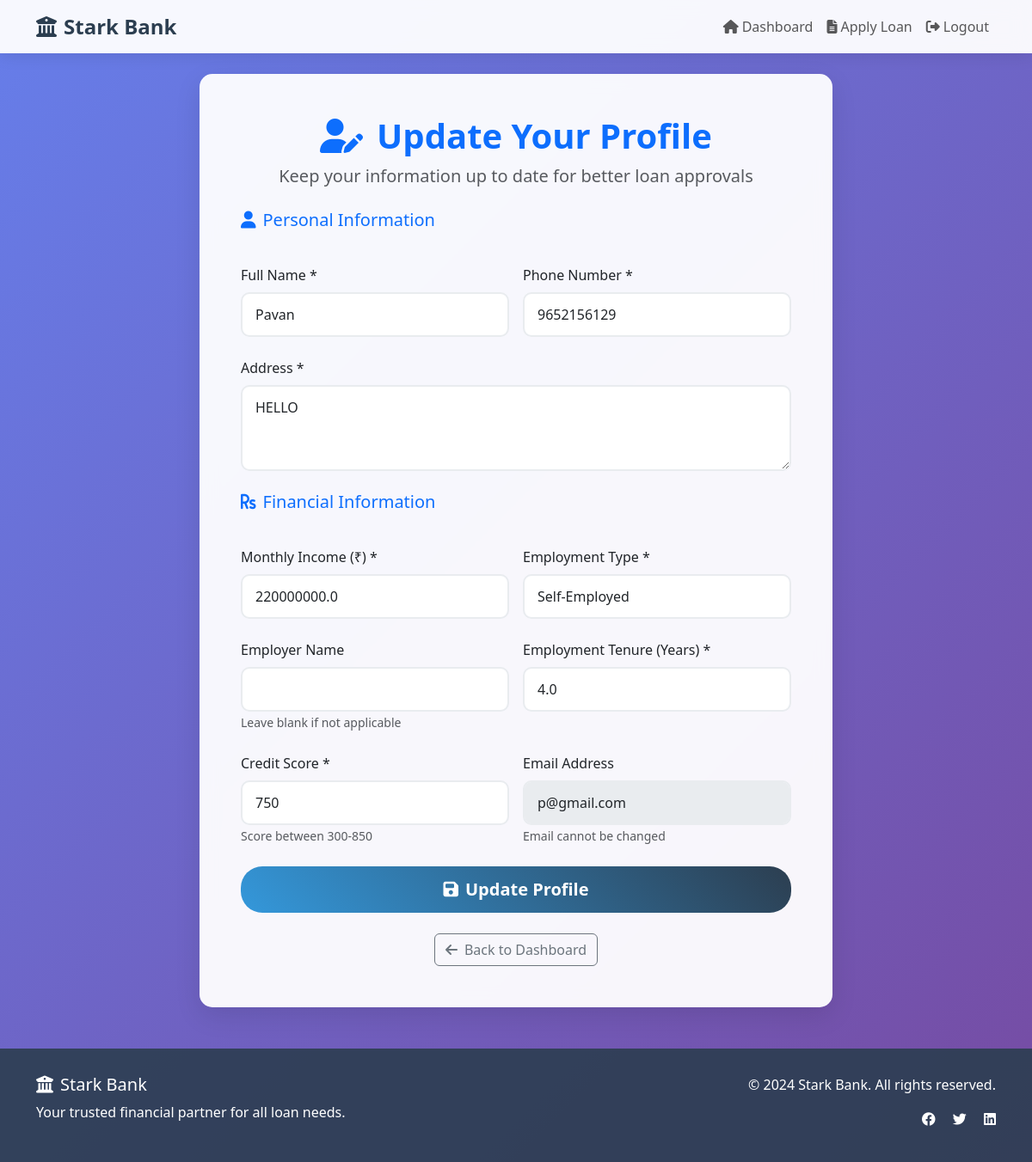
The app's page /update_profile (signed in) with its own data.
### models.py (models this page shows, shortened)
class User(db.Model):
    __tablename__ = 'users'
    id = db.Column(db.Integer, primary_key=True)
    full_name = db.Column(db.String(100), nullable=False)
    email = db.Column(db.String(120), unique=True, nullable=False)
    phone = db.Column(db.String(20), nullable=False)
    dob = db.Column(db.Date, nullable=False)
    address = db.Column(db.Text, nullable=False)
    monthly_income = db.Column(db.Float, nullable=False)
    other_monthly_income = db.Column(db.Float, default=0.0)
    employment_type = db.Column(db.String(50), nullable=False)  # salaried, self-employed, business, etc.
    employer_name = db.Column(db.String(100))
    employment_tenure_years = db.Column(db.Float, nullable=False)
    credit_score = db.Column(db.Integer, nullable=False)
    existing_emi = db.Column(db.Float, default=0.0)
    other_monthly_obligations = db.Column(db.Float, default=0.0)
    bank_id = db.Column(db.Integer, nullable=False)
    savings_balance = db.Column(db.Float, default=0.0)
    bank_account_age_months = db.Column(db.Integer, default=0)
    password_hash = db.Column(db.String(255), nullable=False)
    created_at = db.Column(db.DateTime, default=datetime.utcnow)
    updated_at = db.Column(db.DateTime, default=datetime.utcnow, onupdate=datetime.utcnow)
    applications = db.relationship('Application', backref='user', lazy=True)

### app.py (the view, shortened to what this page needs)
@app.route('/update_profile', methods=['GET', 'POST'])
@login_required
def update_profile():
    user = User.query.get(session['user_id'])
    bank = next((b for b in BANKS_DATA if b['id'] == session['bank_id']), None)
    return render_template('update_profile.html', user=user, bank=bank)

### app.py (called while the page is built)
def login_required(f):
    @wraps(f)
    def decorated_function(*args, **kwargs):
        if 'user_id' not in session:
            return redirect(url_for('role_selection'))
        return f(*args, **kwargs)
    return decorated_function

### templates/update_profile.html (shortened to what this page needs)
{% extends "base.html" %}
{% block content %}
<div class="row justify-content-center">
    <div class="col-lg-8">
        <div class="card fade-in">
            <div class="card-body p-5">
                <div class="text-center mb-4">
                    <h1 class="display-6 fw-bold text-primary">
                        <i class="fas fa-user-edit me-3"></i>Update Your Profile
                    </h1>
                    <p class="lead text-muted">Keep your information up to date for better loan approvals</p>
                </div>
                <form method="POST">
                    <div class="row mb-4">
                        <div class="col-12">
                            <h5 class="text-primary mb-3">
                                <i class="fas fa-user me-2"></i>Personal Information
                            </h5>
                        </div>
                    </div>
                    <div class="row g-3 mb-4">
                        <div class="col-md-6">
                            <label for="full_name" class="form-label">Full Name *</label>
                            <input type="text" class="form-control" id="full_name" name="full_name"
                                   value="{{ user.full_name }}" required>
                        </div>
                        <div class="col-md-6">
                            <label for="phone" class="form-label">Phone Number *</label>
                            <input type="tel" class="form-control" id="phone" name="phone"
                                   value="{{ user.phone }}" required>
                        </div>
                    </div>
                    <div class="mb-4">
                        <label for="address" class="form-label">Address *</label>
                        <textarea class="form-control" id="address" name="address" rows="3" required>{{ user.address }}</textarea>
                    </div>
                    <div class="row mb-4">
                        <div class="col-12">
                            <h5 class="text-primary mb-3">
                                <i class="fas fa-rupee-sign me-2"></i>Financial Information
                            </h5>
                        </div>
                    </div>
                    <div class="row g-3 mb-4">
                        <div class="col-md-6">
                            <label for="monthly_income" class="form-label">Monthly Income (₹) *</label>
                            <input type="number" class="form-control" id="monthly_income" name="monthly_income"
                                   min="0" step="1000" value="{{ user.monthly_income }}" required>
                        </div>
                        <div class="col-md-6">
                            <label for="employment_type" class="form-label">Employment Type *</label>
                            <select class="form-control" id="employment_type" name="employment_type" required>
                                <option value="self-employed" {% if user.employment_type == 'self-employed' %}selected{% endif %}>Self-Employed</option>
                            </select>
                        </div>
                    </div>
                    <div class="row g-3 mb-4">
                        <div class="col-md-6">
                            <label for="employer_name" class="form-label">Employer Name</label>
                            <input type="text" class="form-control" id="employer_name" name="employer_name"
                                   value="{{ user.employer_name }}">
                            <small class="text-muted">Leave blank if not applicable</small>
                        </div>
                        <div class="col-md-6">
                            <label for="employment_tenure" class="form-label">Employment Tenure (Years) *</label>
                            <input type="number" class="form-control" id="employment_tenure" name="employment_tenure"
                                   min="0" step="0.5" value="{{ user.employment_tenure_years }}" required>
                        </div>
                    </div>
                    <div class="row g-3 mb-4">
                        <div class="col-md-6">
                            <label for="credit_score" class="form-label">Credit Score *</label>
                            <input type="number" class="form-control" id="credit_score" name="credit_score"
                                   min="300" max="850" value="{{ user.credit_score }}" required>
                            <small class="text-muted">Score between 300-850</small>
                        </div>
                        <div class="col-md-6">
                            <label class="form-label">Email Address</label>
                            <input type="email" class="form-control" value="{{ user.email }}" disabled>
                            <small class="text-muted">Email cannot be changed</small>
                        </div>
                    </div>
                    <div class="d-grid mb-4">
                        <button type="submit" class="btn btn-primary btn-lg">
                            <i class="fas fa-save me-2"></i>Update Profile
                        </button>
                    </div>
                </form>
                <div class="text-center">
                    <a href="{{ url_for('main_dashboard') }}" class="btn btn-outline-secondary">
                        <i class="fas fa-arrow-left me-2"></i>Back to Dashboard
                    </a>
                </div>
            </div>
        </div>
    </div>
</div>
{% endblock %}

### templates/base.html (style rules this page uses)
:root { --primary-color: #2c3e50; --secondary-color: #3498db; --accent-color: #e74c3c; --success-color: #27ae60; --warning-color: #f39c12; --light-bg: #f8f9fa; --dark-text: #2c3e50; }
body { font-family: 'Segoe UI', Tahoma, Geneva, Verdana, sans-serif; background: linear-gradient(135deg, #667eea 0%, #764ba2 100%); min-height: 100vh; }
.card { border: none; border-radius: 15px; box-shadow: 0 10px 30px rgba(0,0,0,0.1); backdrop-filter: blur(10px); background: rgba(255, 255, 255, 0.95); }
.btn-primary { background: linear-gradient(45deg, var(--secondary-color), var(--primary-color)); border: none; border-radius: 25px; padding: 12px 30px; font-weight: 600; transition: all 0.3s ease; }
.form-control { border-radius: 10px; border: 2px solid #e9ecef; padding: 12px 15px; transition: all 0.3s ease; }
.fade-in { animation: fadeIn 0.5s ease-in; }

### records on screen
User: full_name "Pavan", phone "9652156129", address "HELLO", monthly_income "220000000.0", employment_type "Self-Employed", employment_tenure "4.0", credit_score "750", email "p@gmail.com"
